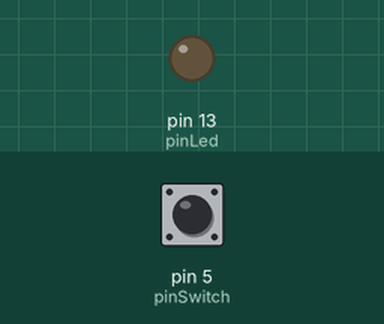
This sketch was run on a simulated Arduino Uno, built with avr-gcc and run on an emulated ATmega328P. Shown: output pins drawn as LEDs (lit = HIGH). Inputs (shaded band) come from the test bench; at power-on: pin 5 (pinSwitch) LOW.

Above: at 1.2 s.
1.3 s: pin 5 (pinSwitch) pulled HIGH for 0.15 s
At 1.37 s:
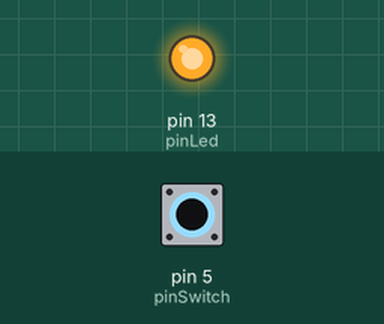
2.9 s: pin 5 (pinSwitch) pulled HIGH for 3.2 s
At 7.5 s:
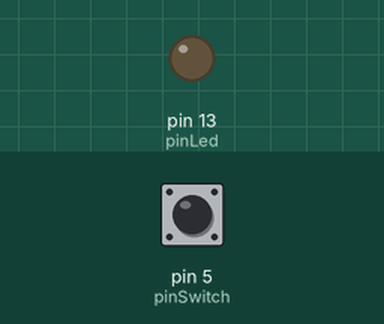
Timing chart, 0 to 9.0 s (numbered marks = the images above; inputs shaded):
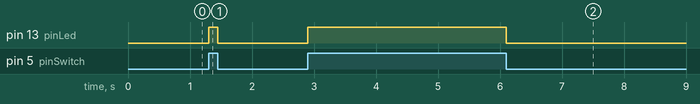

The sketch:

ReedSwitch.ino
```cpp
const int pinSwitch = 5; //Pin Reed

const int pinLed = 13; //Pin LED

int StatoSwitch = 0;

void setup()

{

pinMode(pinLed, OUTPUT); //Imposto i PIN

pinMode(pinSwitch, INPUT);

}

void loop()

{

StatoSwitch = digitalRead(pinSwitch); //Leggo il valore del Reed

if (StatoSwitch == HIGH)

{
Serial.println("HIGH");
digitalWrite(pinLed, HIGH);

}

else

{
Serial.println("LOW");
digitalWrite(pinLed, LOW);

}

}
```

Measured:
- after the input at 1.3 s, pin 13 (pinLed): LOW → HIGH at once, → LOW 0.15 s later
- after the input at 2.9 s, pin 13 (pinLed): LOW → HIGH at once, → LOW 3.2 s later
